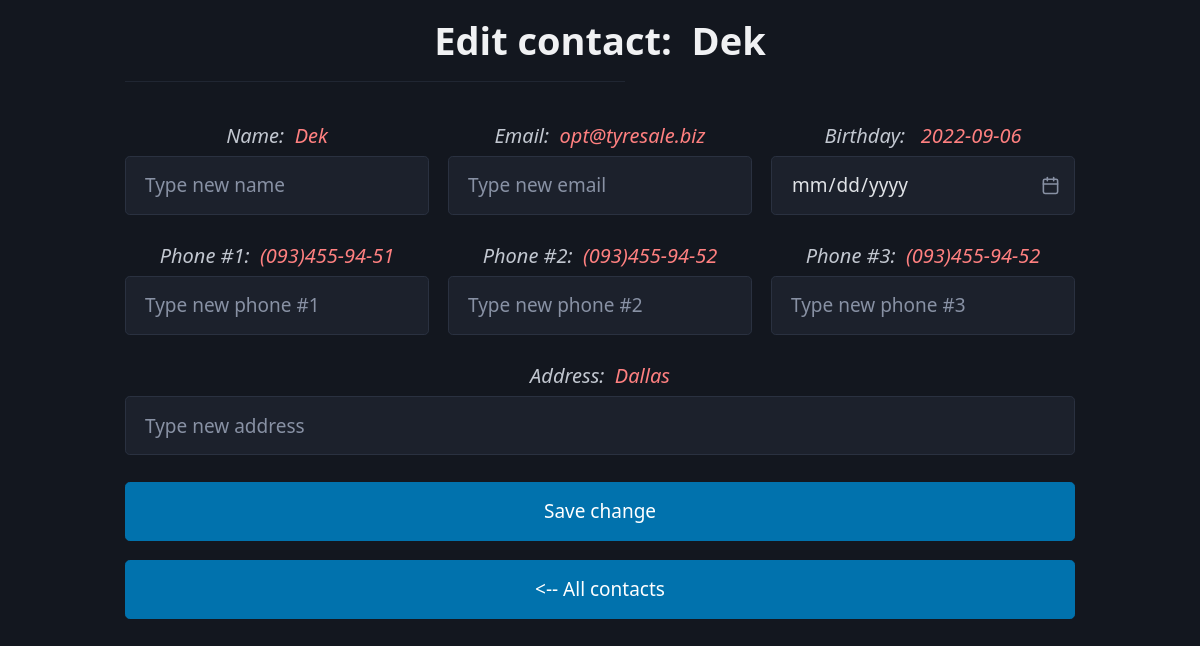
The app's page /edit-contact/3 with its own data.
### app/models.py (models this page shows, shortened)
class Contact(db.Model):
    __tablename__ = "contacts"
    id = db.Column(db.Integer, primary_key=True)
    name = db.Column(db.String(100), unique=True, nullable=False)
    address = db.relationship("Address", cascade="all, delete, delete-orphan", back_populates="contact_addr")
    birthday = db.relationship("Birthday", cascade="all, delete, delete-orphan", back_populates="contact_brth")
    email = db.relationship("Email", cascade="all, delete, delete-orphan", back_populates="contact_eml")
    phone_1 = db.Column(db.String(14), nullable=True)
    phone_2 = db.Column(db.String(14), nullable=True)
    phone_3 = db.Column(db.String(14), nullable=True)

class Email(db.Model):
    __tablename__ = "email"
    id = db.Column(db.Integer, primary_key=True)
    eml = db.Column(db.String(100), nullable=False)
    contact_id = db.Column(db.Integer, db.ForeignKey(Contact.id, ondelete="CASCADE"))
    contact_eml = db.relationship("Contact", cascade="all, delete", back_populates="email", passive_deletes=True)
    def __repr__(self):
        return self.eml

class Birthday(db.Model):
    __tablename__ = "birthday"
    id = db.Column(db.Integer, primary_key=True)
    brth = db.Column(db.String(10), nullable=False)
    contact_id = db.Column(db.Integer, db.ForeignKey(Contact.id, ondelete="CASCADE"))
    contact_brth = db.relationship("Contact", cascade="all, delete", back_populates="birthday")
    def __repr__(self):
        return self.brth

class Address(db.Model):
    __tablename__ = "address"
    id = db.Column(db.Integer, primary_key=True)
    addr = db.Column(db.String(200), nullable=False)
    contact_id = db.Column(db.Integer, db.ForeignKey(Contact.id, ondelete="CASCADE"))
    contact_addr = db.relationship("Contact", cascade="all, delete", back_populates="address")
    def __repr__(self):
        return self.addr

### app/ph.py (the view, shortened to what this page needs)
@app.route('/edit-contact/<id>', methods=["GET", "POST"])
def edit_contact(id):
    cont = Contact.query.filter_by(id=id).first()
    return render_template('edit-contact.html', cont=cont)

### app/templates/edit-contact.html (shortened to what this page needs)
<!DOCTYPE html>
<html lang="en" data-theme="dark">
    <head>
    <link rel="stylesheet" href="https://unpkg.com/@picocss/pico@latest/css/pico.min.css">
    <link rel="stylesheet" href="https://unpkg.com/@picocss/pico@latest/css/pico.classless.min.css">
    </head>
    <body>
        <main class="container">
            <h1 style="margin-bottom: 0px" align=center class="title">Edit contact:&nbsp&nbsp{{cont.name}}</h1>
            <hr style="color:white; height: 4px; width: 500px; padding: 10px;">
            <form method="POST">
                <div class="grid">
                    <label style= "font-size: 20px;text-align: center; font-style: italic" for="name">
                        Name:&nbsp&nbsp<span style="color: #ff8080">{{cont.name}}</span>
                        <input type="text" name="name" id="name" placeholder="Type new name" autofocus>
                    </label>
                    <label style= "font-size: 20px;text-align: center; font-style: italic" for="email">
                        Email:&nbsp&nbsp<span style="color: #ff8080">{{cont.email[0] if cont.email else "______"}}</span>
                        <input type="text" name="email" id="email" placeholder="Type new email" pattern="[a-zA-Z][\w.]+@[a-zA-z]+\.[a-zA-Z]{2,}" title="Example format: john_bean@gmail.com">
                    </label>
                    <label style= "font-size: 20px;text-align: center; font-style: italic" for="birthday">
                        Birthday:&nbsp&nbsp <span style="color: #ff8080">{{cont.birthday[0] if cont.birthday else "______"}}</span>
                        <input type="date" name="birthday" id="birthday" placeholder="Type new birthday date" min="1920-01-01" title="Example format: DD.MM.YYYY">
                    </label>
                </div>
                <div class="grid">
                    <label style= "font-size: 20px;text-align: center; font-style: italic" for="phone_1">
                        Phone #1:&nbsp&nbsp<span style="color: #ff8080">{{cont.phone_1 if cont.phone_1 else "______"}}</span>
                        <input type="text" name="phone_1" id="phone_1" placeholder="Type new phone #1" pattern="\(0\d{2}\)\d{3}-\d{2}-\d{2}" title="Example format: (XXX)XXX-XX-XX">
                    </label>
                    <label style= "font-size: 20px;text-align: center; font-style: italic" for="phone_2">
                        Phone #2:&nbsp&nbsp<span style="color: #ff8080">{{cont.phone_2 if cont.phone_2 else "______"}}</span>
                        <input type="text" name="phone_2" id="phone_2" placeholder="Type new phone #2" pattern="\(0\d{2}\)\d{3}-\d{2}-\d{2}" title="Example format: (XXX)XXX-XX-XX">
                    </label>
                    <label style= "font-size: 20px;text-align: center; font-style: italic" for="phone_3">
                        Phone #3:&nbsp&nbsp<span style="color: #ff8080">{{cont.phone_2  if cont.phone_2  else "______"}}</span>
                        <input type="text" name="phone_3" id="phone_3" placeholder="Type new phone #3" pattern="\(0\d{2}\)\d{3}-\d{2}-\d{2}" title="Example format: (XXX)XXX-XX-XX">
                    </label>
                </div>
                <label style= "font-size: 20px;text-align: center; font-style: italic" for="birthday">
                    Address:&nbsp&nbsp<span style="color: #ff8080">{{cont.address[0] if cont.address else "______"}}</span>
                    <input type="text" name="address" id="address" placeholder="Type new address">
                </label>
                <button type="submit">Save change</button>
                <a style="width:100%" href="/result/" role="button"> <-- All contacts </a>
            </form>
        </main>
    </body>
</html>

### records on screen
Contact: name "Dek", phone_1 "(093)455-94-51", phone_2 "(093)455-94-52"
Email: eml "opt@tyresale.biz"
Birthday: brth "2022-09-06"
Address: addr "Dallas"
